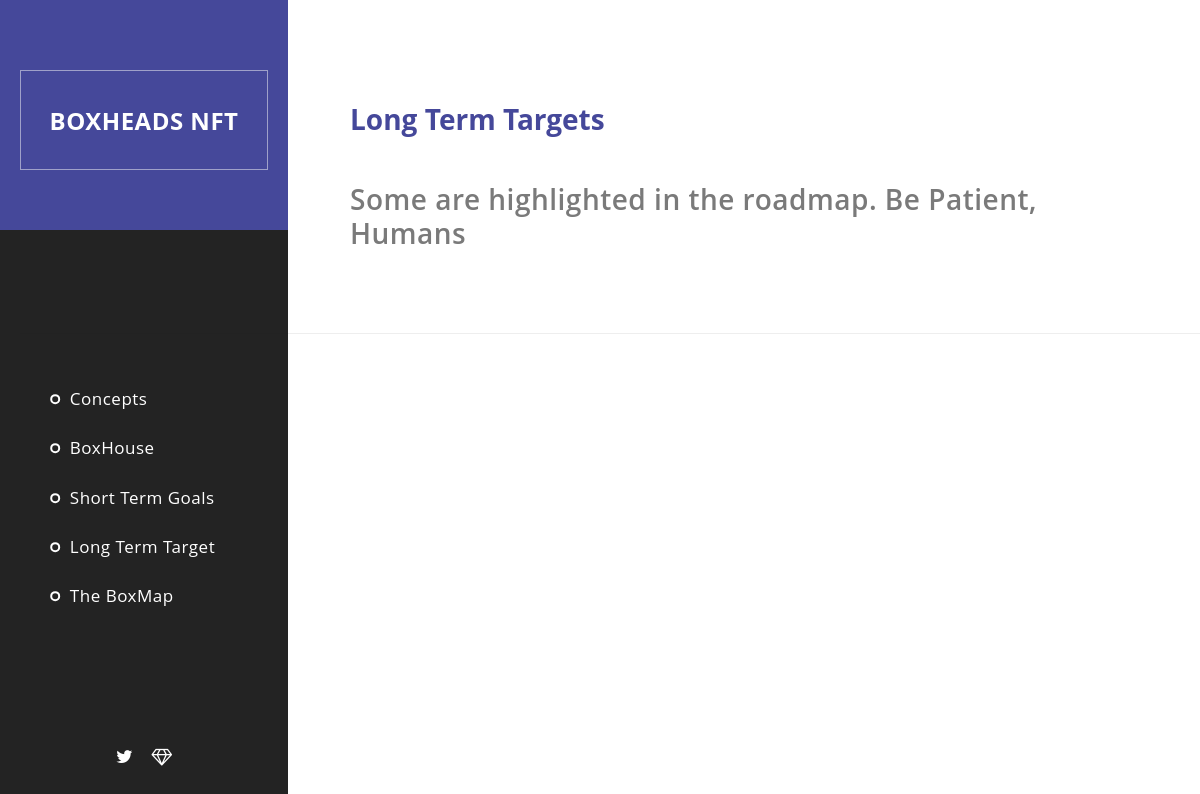
Page /long-term/ on the earlier database version.
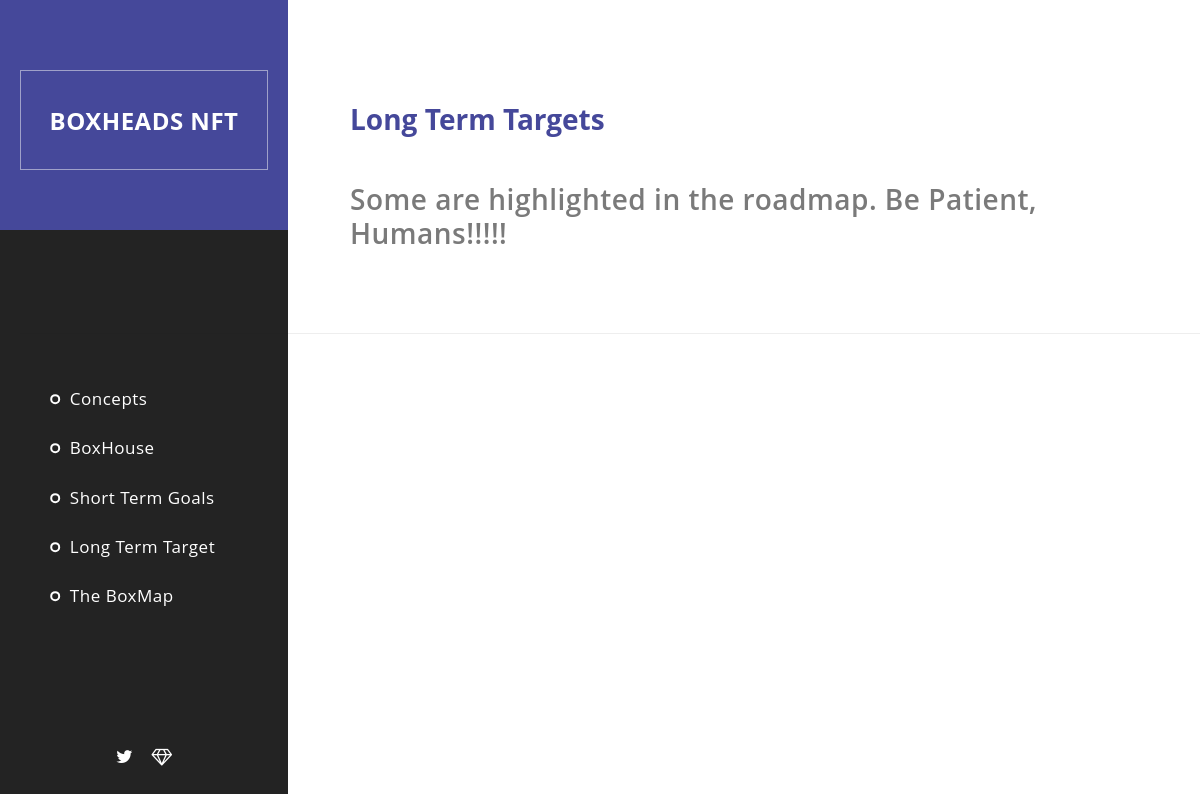
Same page on the later database version.
### contents/models.py (models this page shows, shortened)
class Content(models.Model):
    title = models.CharField(max_length=120)
    description = models.TextField()

### contents/views.py (the view)
# urls.py: path("long-term/", views.long_term, name="long_term"),
def long_term(request):
    long = Content.objects.get(pk=4)
    return render(request, 'long_term.html', context={"long": long})

### templates/long_term.html (shortened to what this page needs)
{% extends 'index.html' %}
{% load static %}
{% block content %}
    <div class="page-content">
        <section id="featured" class="content-section">
            <div class="section-heading">
                <h1><em>{{ long.title }}</em></h1>
            </div>
            <div class="section-content">
                <div class="item">
                    <div class="text-content">
                        <span style="font-size: 2em;">{{ long.description }}</span>
                    </div>
                </div>
            </div>
        </section>
    </div>
{% endblock %}

Differences in the rows shown:
changed Content "Long Term Targets": description "Some are highlighted in the roadmap. Be Patient, Humans" → "Some are highlighted in the roadmap. Be Patient, Humans!!!!!"
